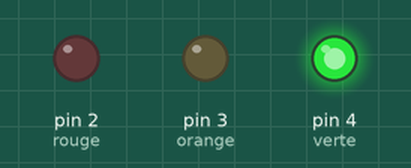
Simulated run of this sketch. Board: Arduino Uno, built with avr-gcc and run on an emulated ATmega328P. Parts: output pins drawn as LEDs (lit = HIGH).

Above: at 1.5 s.
At 3.5 s:
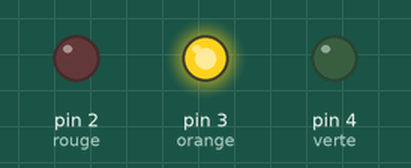
At 5.5 s:
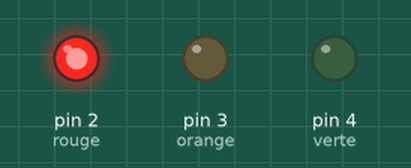
Timing chart, 0 to 9.1 s (numbered marks = the images above):
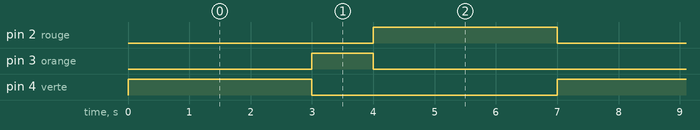

Measured:
- by itself, pin 2 (rouge), pin 4 (verte): alternates HIGH for 3.0 s and LOW for 4.0 s
- by itself, pin 3 (orange): alternates HIGH for 1.0 s and LOW for 6.0 s
- by itself, everything shown: repeats every 7.0 s, in 4 steps

The sketch:

tp1.ino
```cpp
/*
  Feu tricolore

 TP de la semaine 1 du MOOC "Programmer un objet avec Arduino"
 Allume trois LED comme suit :
 Verte allumée pendant 3 secondes
 Orange allumée pendant 1 seconde
 Rouge allumée pendant 3 secondes


 Le montage :
 * Une LED rouge sur la broche 2 en série avec une résistance de 220Ω
 * Une LED orange sur la broche 3 en série avec une résistance de 220Ω
 * Une LED verte sur la broche 4 en série avec une résistance de 220Ω

 créé le 18 Mai 2018
 par Baptiste Gaultier

 Ce code est en CC0 1.0 Universal

 https://www.fun-mooc.fr/courses/MinesTelecom/04017/session01/about
 */

int rouge = 2;
int orange = 3;
int verte = 4;

// le code dans cette fonction est exécuté une fois au début
void setup() {
  // indique que les broches des LED
  // sont des sorties :
  pinMode(rouge, OUTPUT);
  pinMode(orange, OUTPUT);
  pinMode(verte, OUTPUT);
}

// le code dans cette fonction est exécuté en boucle
void loop() {
  digitalWrite(verte, HIGH);
  delay(3000);
  digitalWrite(verte, LOW);

  digitalWrite(orange, HIGH);
  delay(1000);
  digitalWrite(orange, LOW);

  digitalWrite(rouge, HIGH);
  delay(3000);
  digitalWrite(rouge, LOW);


}
```
